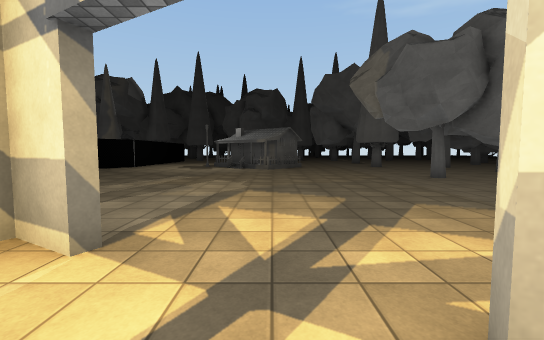
view 1 (above)

24 first-person views from a walk through a 3-D level made in the Unity game engine. The camera is 1.5 m above the floor, tilts 4° down and sees 90° across. Doors are open. The floor is counted in squares, 2 m on a side. Each view is taken from the middle of a square. On the plan, view 1 faces up. The plan holds only what a view shows up to about 10 squares ahead; the rest is blank. The place goes on beyond the plan. The player is left out. Some surface patterns are stand-ins.

view 2
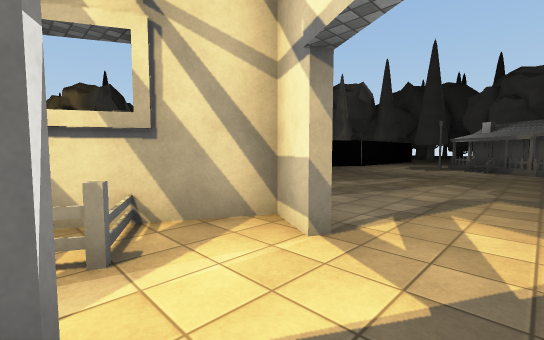

view 3
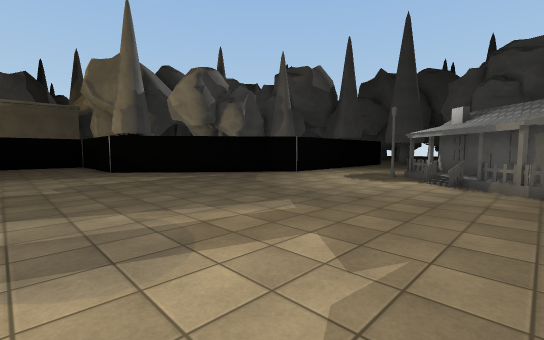

view 4
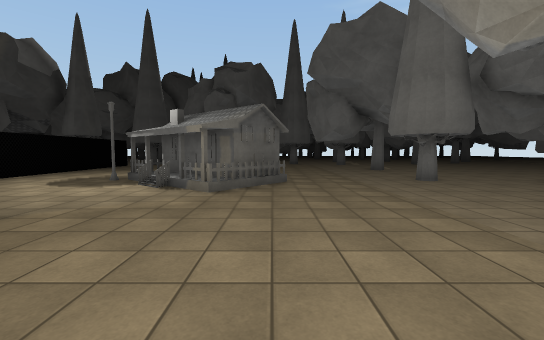

view 5
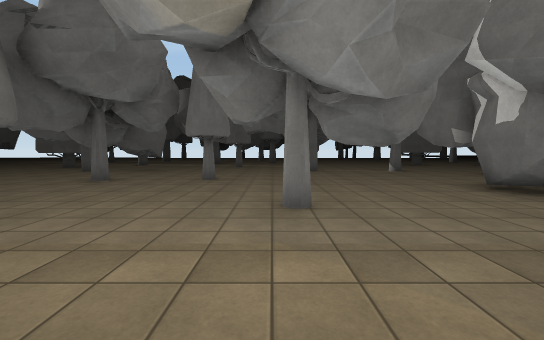

view 6
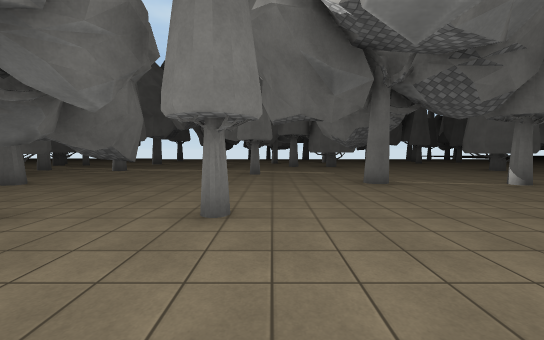

view 7
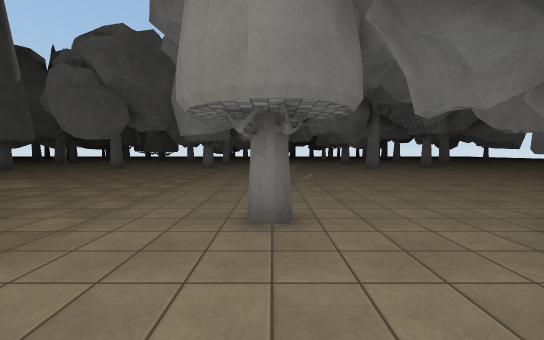

view 8
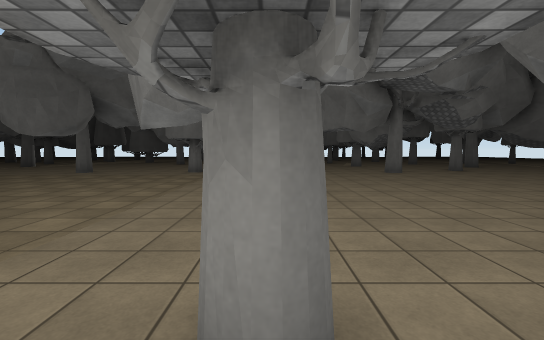

view 9
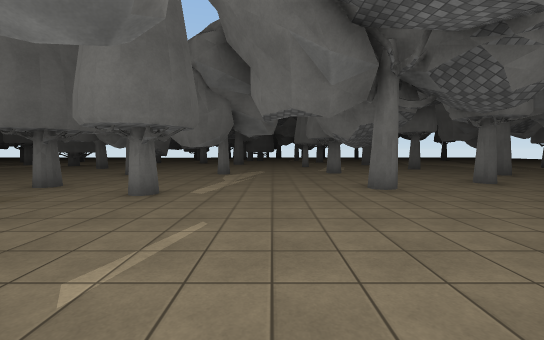

view 10
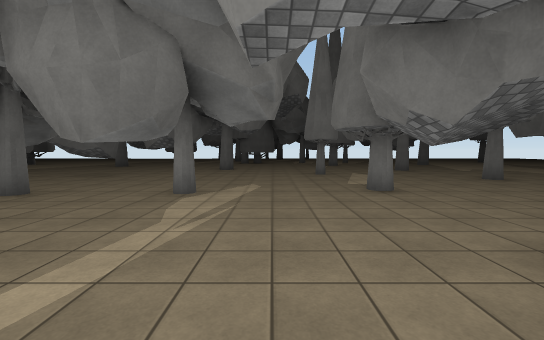

view 11
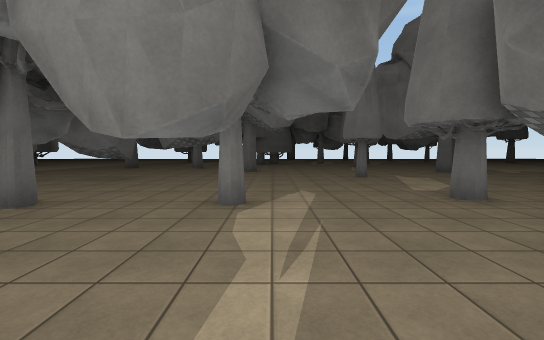

view 12
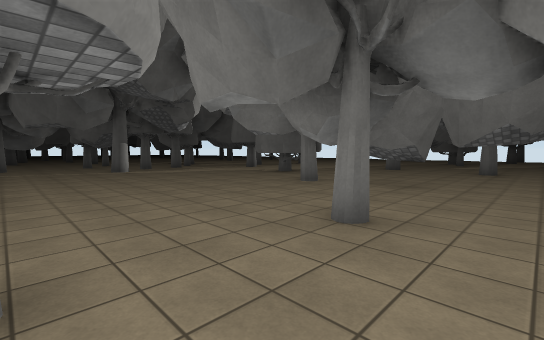

view 13
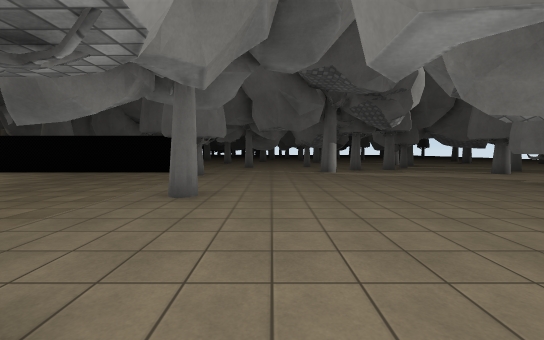

view 14
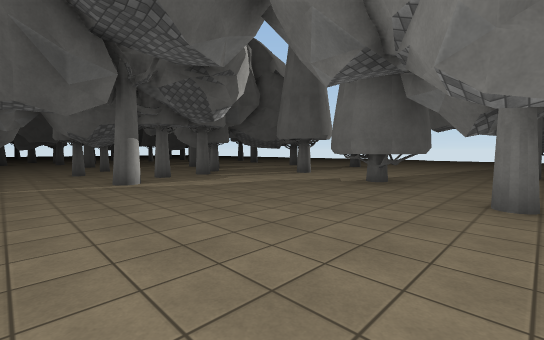

view 15
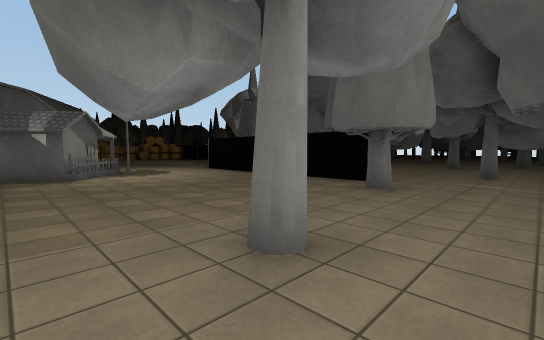

view 16
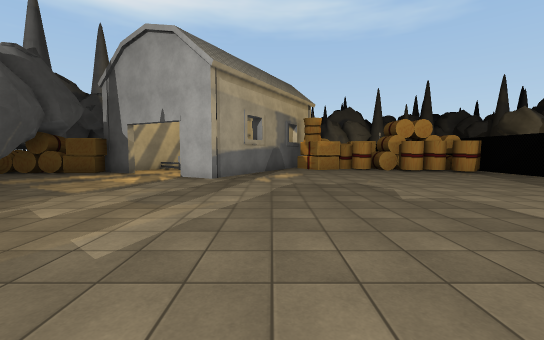

view 17
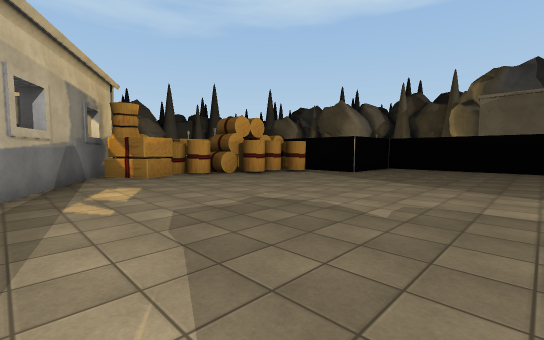

view 18
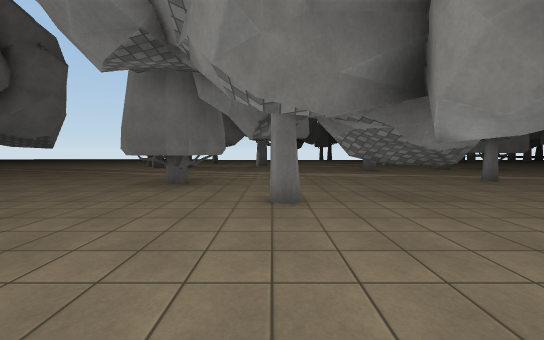

view 19
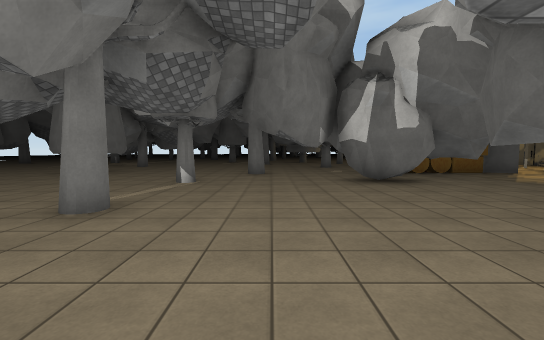

view 20
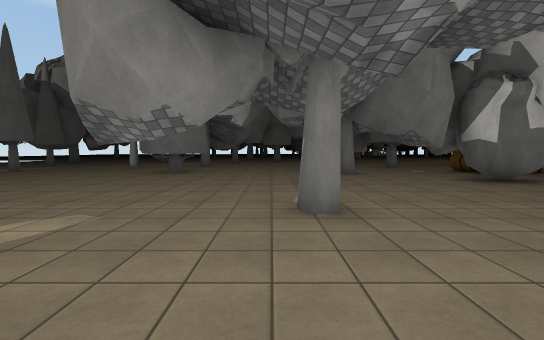

view 21
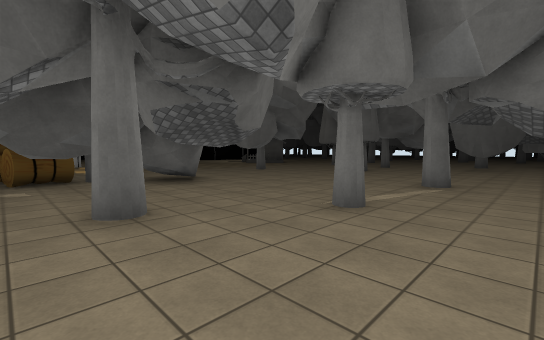

view 22
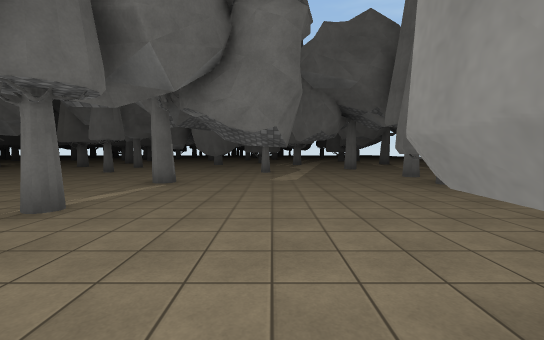

view 23
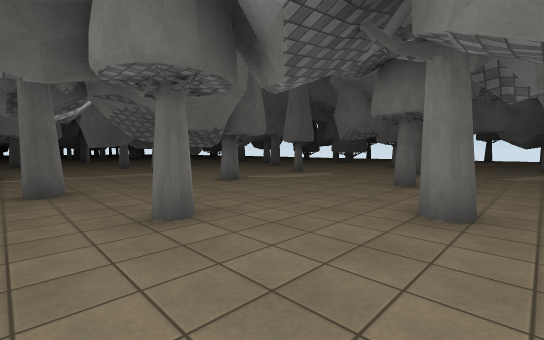

view 24
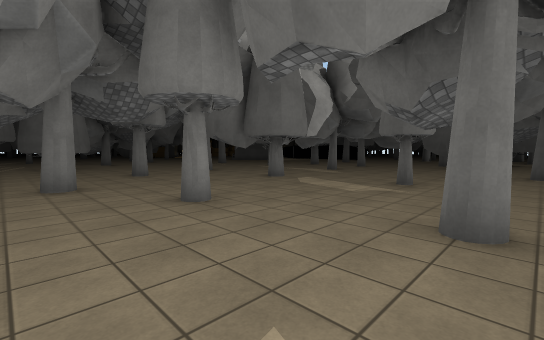

### Floor plan
Key: @ floor where view 1 was taken; # wall or solid block; x gap in a wall; . floor; D open door; ^ raised ledge; T tree; H house.
Columns run from 14 left of view 1 to 15 right of it. Each row starts with its distance up from view 1.
 31         ...........#..........
 30        .#. ##.... ............
 29       ....###..........#......
 28      .#........##.............
 27     .......................#..
 26    #..#.......................
 25    .#..#.........T..T..#......
 24  ....................... .....
 23  ..T..........................
 22  ....T..........#.........#...
 21   ..........T......#...#......
 20    .....##....................
 19         #.....................
 18          ..................##x
 17          ..........T.......##.
 16         #.....................
 15          ....H...........#....
 14          ...HHH...............
 13         #..HH  H...#.....##...
 12         ....HHH.......T..^....
 11         ......H...............
 10        ...............#.....#.
  9       ........................
  8    # ..............T..........
  7 .........................#....
  6 ....................T....... .
  5 ..............................
  4 ..............................
  3  .................TTTT...#....
  2   #........##D....TTT.........
  1   ##.......#.DD##^##TT..#....#
  0   ####....####@#####T........#

Positions as (right, up) in squares from view 1, and headings:
1: (0, 0), facing up
2: (0, 0), facing up-left
3: (0, 5), facing up-left
4: (1, 6), facing up
5: (1, 8), facing right
6: (5, 9), facing right
7: (5, 10), facing up
8: (5, 12), facing up
9: (7, 16), facing up
10: (7, 20), facing up
11: (6, 21), facing up
12: (4, 22), facing up-left
13: (3, 23), facing left
14: (0, 23), facing up-left
15: (0, 23), facing down-left
16: (-4, 10), facing down
17: (-3, 7), facing down-left
18: (7, 15), facing right
19: (9, 10), facing down
20: (12, 10), facing down
21: (13, 0), facing up-left
22: (14, 0), facing up
23: (15, 21), facing up-left
24: (15, 31), facing down-left
